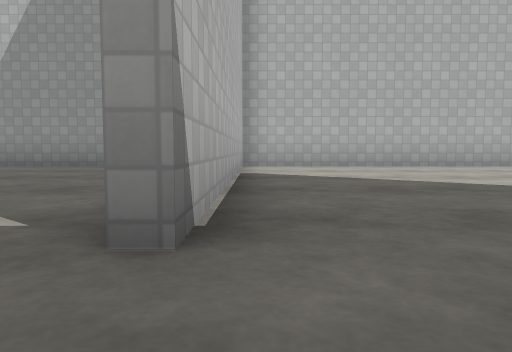
View 1 (above)

24 first-person views from a walk through a world built for the Gazebo simulator. The camera is 0.72 m above the floor, tilts 4° down and sees 70° across. The floor is counted in squares, 2 m on a side. Each view is taken from the middle of a square. On the plan, view 1 faces up. The plan holds only what a view shows up to about 9 squares ahead; the rest is blank. Simple patterns stand in for the simulator's built-in surfaces.

View 2
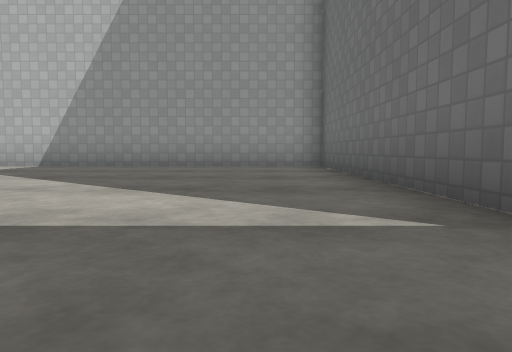

View 3
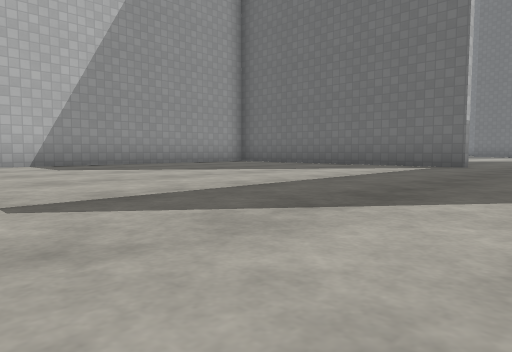

View 4
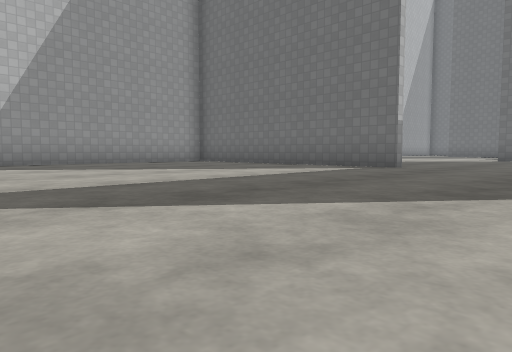

View 5
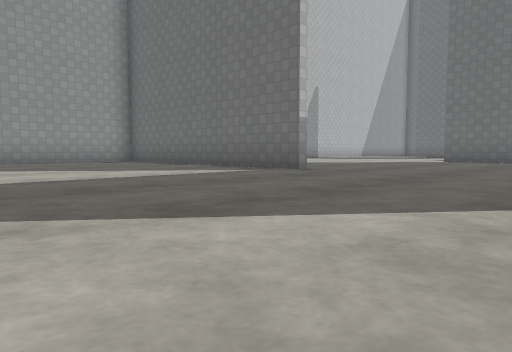

View 6
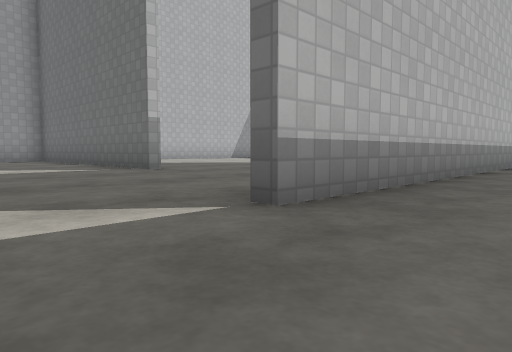

View 7
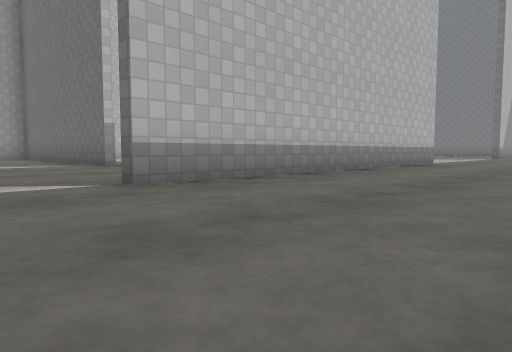

View 8
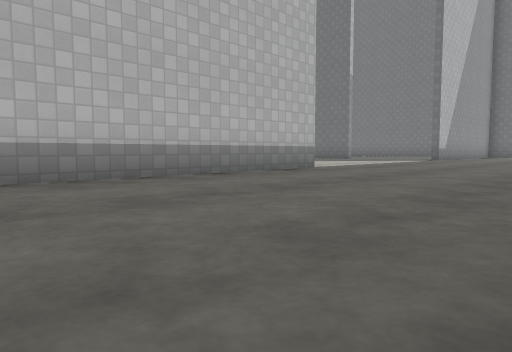

View 9
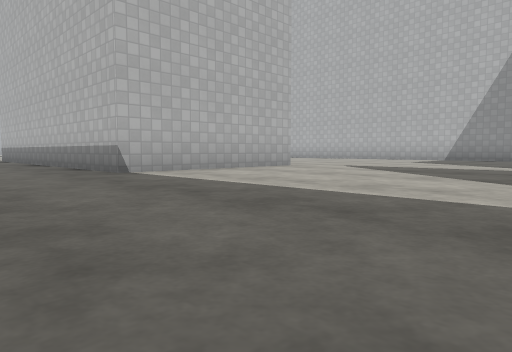

View 10
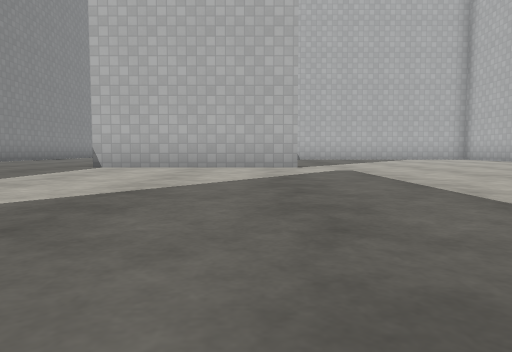

View 11
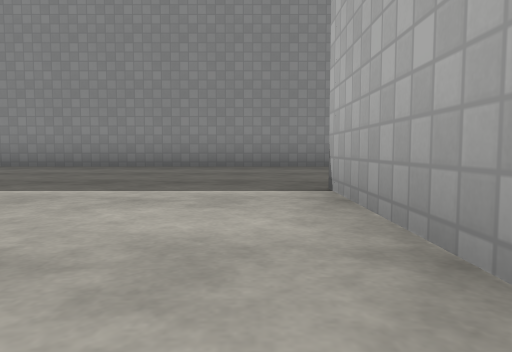

View 12
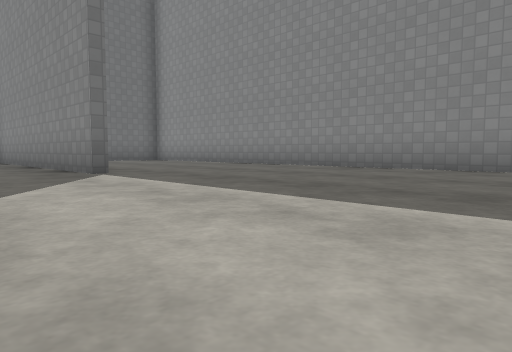

View 13
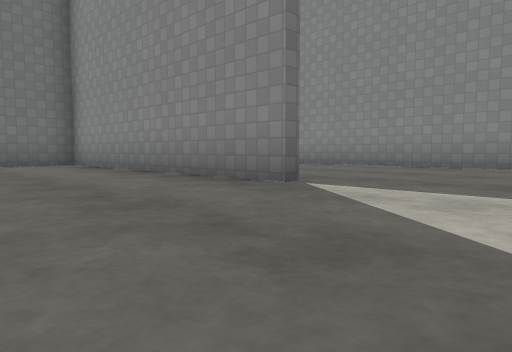

View 14
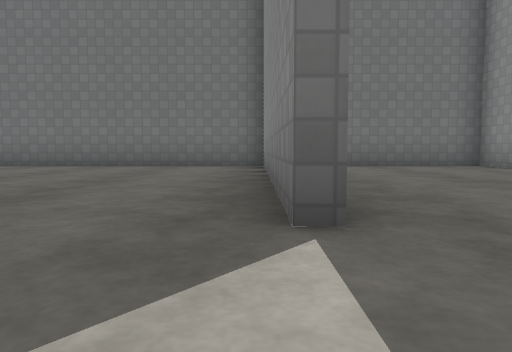

View 15
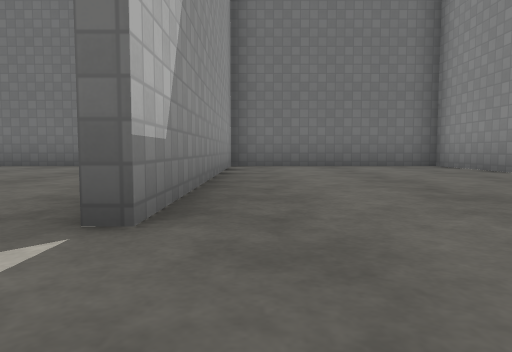

View 16
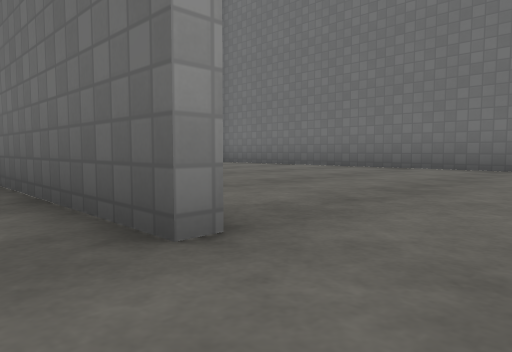

View 17
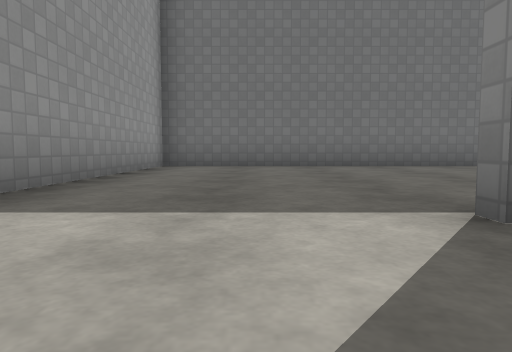

View 18
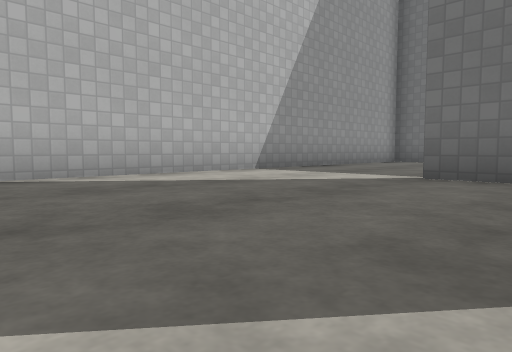

View 19
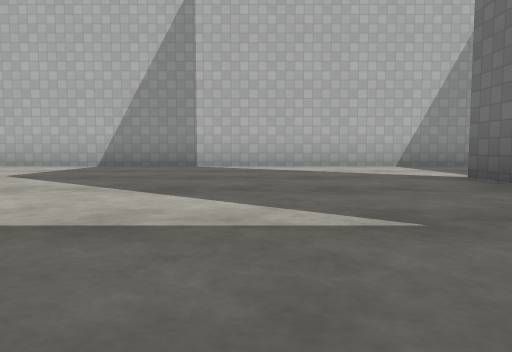

View 20
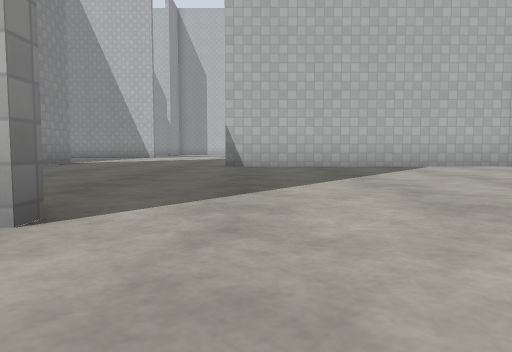

View 21
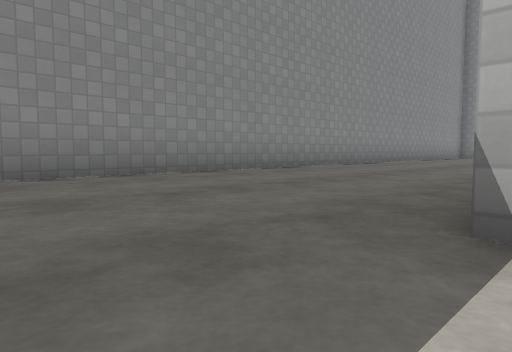

View 22
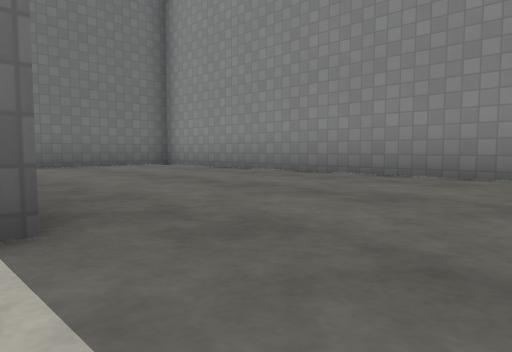

View 23
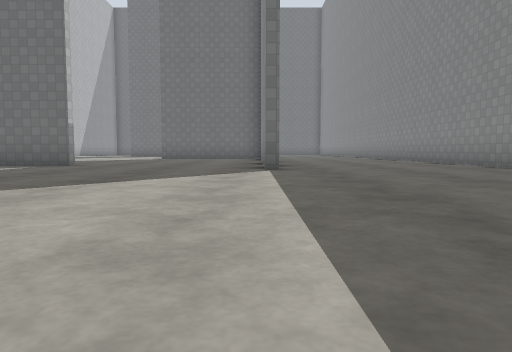

View 24
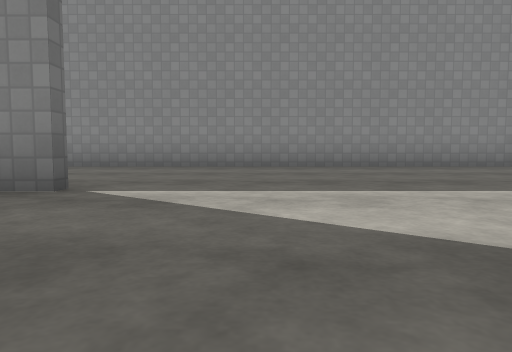

### Floor plan
Points are (right, up) in squares from view 1. A wall is a line through its corners. A room is listed if a view was taken in it or the views show most of it. See-through windows are left out.
Room 1 (views 1, 2, 3, 4, 5, 6, 7, 8, 9, 10, 11, 12, 13, 14, 15, 16, 17, 18, 19, 20, 21, 22, 23, 24)
walls: (-0.5, 1.2) (-0.5, 8.1) (-7.8, 8.1); (-2.2, -3.2) (-0.8, -3.2); (6.3, 0.9) (6.3, -3.4) (-2.2, -3.4); (-0.3, 7.9) (-0.3, 1.2); (-9.8, -8.2) (20.4, -8.2) (20.4, -3.4) (13.6, -3.4); (13.7, 0.1) (13.7, 4.9); (13.6, -3.2) (20.4, -3.2) (20.4, 8.1) (-0.4, 8.1)

Positions as (right, up) in squares from view 1, and headings:
1: (0, 0), facing up
2: (-2, 0), facing up
3: (-9, -1), facing up-right
4: (-8, -2), facing up-right
5: (-6, -3), facing up-right
6: (-4, -5), facing up-right
7: (-4, -7), facing up-right
8: (0, -8), facing up-right
9: (12, -6), facing up-left
10: (14, 0), facing left
11: (7, 0), facing down
12: (8, -1), facing down-right
13: (11, 0), facing down-right
14: (12, -3), facing right
15: (12, -4), facing right
16: (13, -1), facing up-right
17: (12, 6), facing right
18: (9, 3), facing up-right
19: (11, 0), facing up
20: (8, 2), facing left
21: (8, -3), facing down-left
22: (12, -3), facing down-right
23: (-9, -3), facing right
24: (-4, 0), facing down
